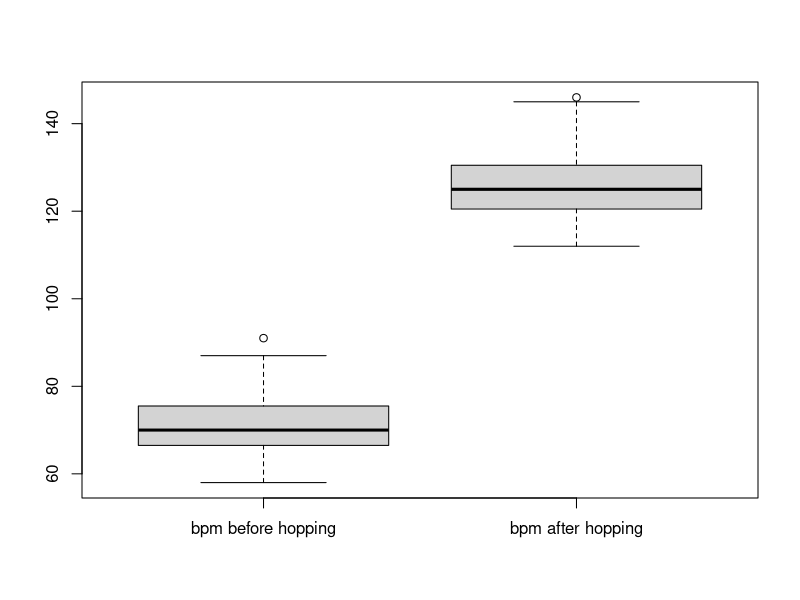
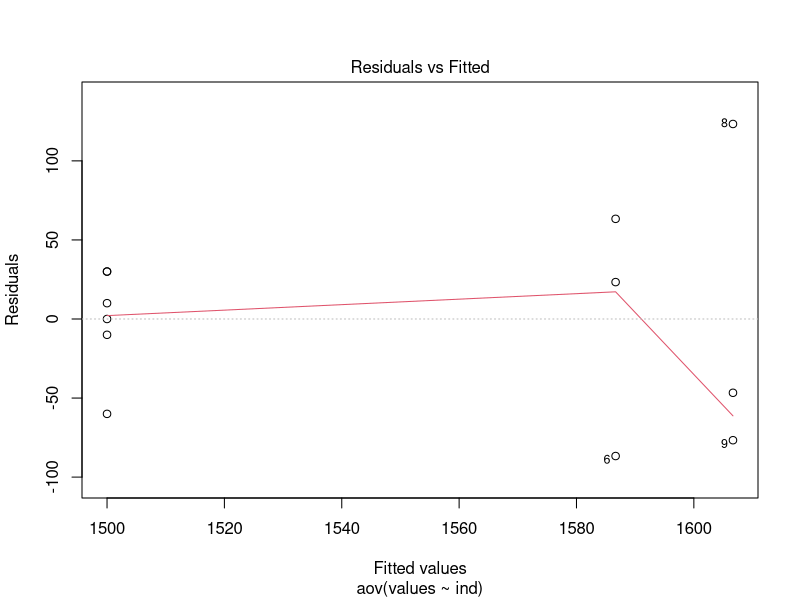
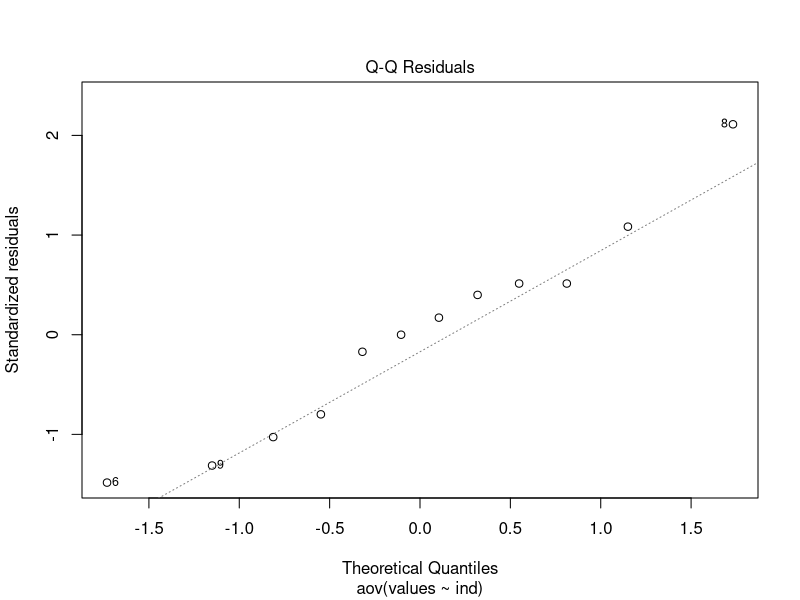
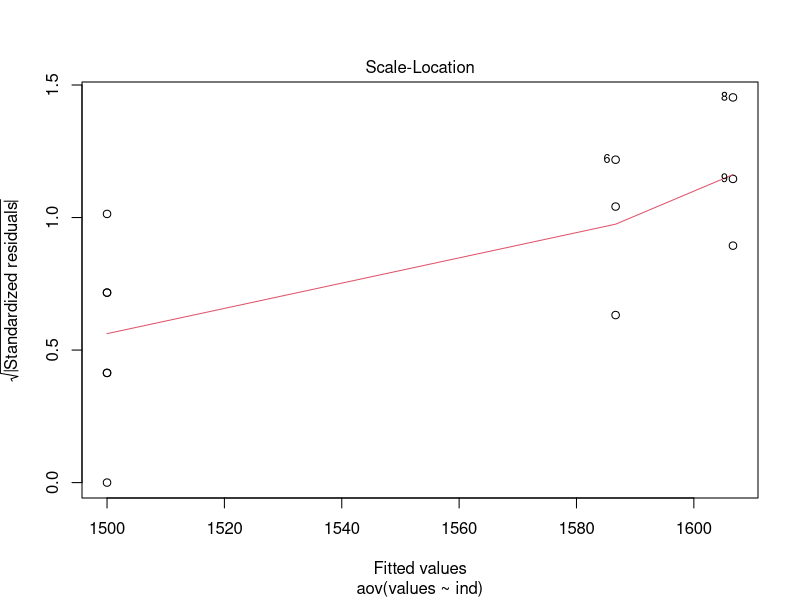
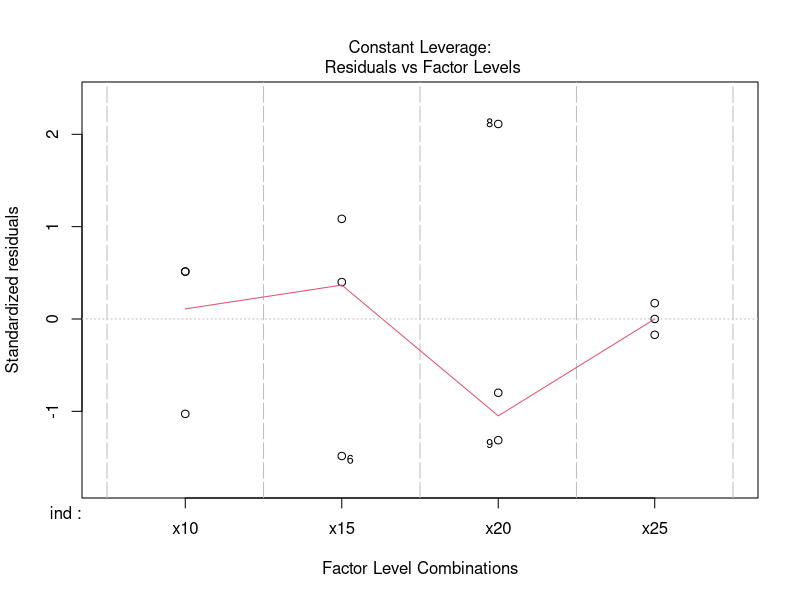
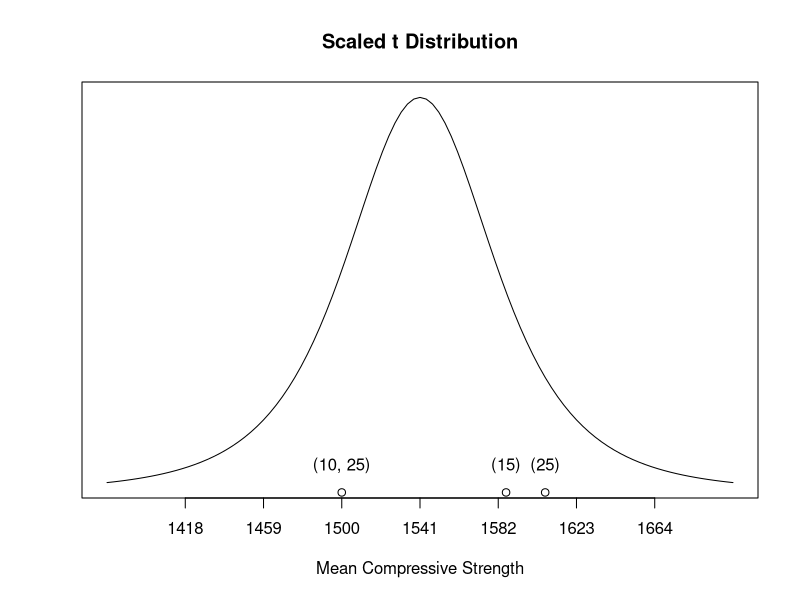

These figures' R source, in order:
## ---- chunk 1
knitr::opts_chunk$set(echo = TRUE)
library(stats)
## ---- chunk 2
island_data <- read.csv("101b_Island_HW1.csv", header = TRUE)
island_data
## ---- chunk 3
t.test(island_data$pulse.after.in.bpm, island_data$pulse.before.in.bpm, paired = TRUE)
## ---- chunk 4
boxplot(island_data$pulse.before.in.bpm, island_data$pulse.after.in.bpm, xaxt = "n")
axis(1, at = 1:2, labels = c("bpm before hopping","bpm after hopping"))
## ---- chunk 5
t.test(island_data$pulse.before.in.bpm ~ island_data$gender)
t.test(island_data$pulse.after.in.bpm ~ island_data$gender)
## ---- chunk 6
m_diff <- 11.5
df <- 24
t_stat <- -1.88
p_val <- 0.0723
## ---- chunk 7
SE <- abs(m_diff / t_stat)
SE
## ---- chunk 8
confint_num <- 2.064
ci_lower <- -1 * m_diff - confint_num * SE
ci_upper <- -1 * m_diff + confint_num * SE
confint <- c(ci_lower, ci_upper)
confint
## ---- chunk 9
machine1 <- c(16.03, 16.04, 16.05, 16.05, 16.02, 16.01, 15.96, 15.98, 16.02, 15.99)
machine2 <- c(16.02, 15.97, 15.96, 16.01, 15.99, 16.03, 16.04, 16.02, 16.01, 16.00)
mean1 <- mean(machine1)
mean2 <- mean(machine2)
sd1 <- 0.015
sd2 <- 0.018
n <- 10

z <- ( mean1 - mean2 ) / ( sqrt( (sd1^2 / n) + (sd2^2 / n) ) )
z
## ---- chunk 10
confint_d_lower <- ( mean1 - mean2 ) - 1.96 * sqrt( (sd1^2 / n) + (sd2^2 / n) )
confint_d_upper <- ( mean1 - mean2 ) + 1.96 * sqrt( (sd1^2 / n) + (sd2^2 / n) )
confint_d <- c(confint_d_lower, confint_d_upper)
confint_d
## ---- chunk 11
mydata <- data.frame("x10" = c(1530, 1530, 1440),
                 "x15" = c(1610, 1650, 1500),
                 "x20" = c(1560, 1730, 1530),
                 "x25" = c(1500, 1490, 1510)
                 )
df_aov <- aov(values ~ ind, data = stack(mydata))
summary(df_aov)
## ---- chunk 12
plot(df_aov)
## ---- chunk 13
curve(dt(x, df = 3), from = -4, to = 4, type = "l", ylab = " ", yaxt = "n", xaxt = "n", xlab= "Mean Compressive Strength", main = "Scaled t Distribution")
axis(1, at = -3:3, labels = c(1418, 1459, 1500, 1541, 1582, 1623, 1664))
points(x = c(-1, 1.1, 1.6), y = c(0,0, 0))
points(x = c(-1, 1.1, 1.6), y = c(0.025, 0.025 ,0.025), col = "white")
text(c(-1, 1.1, 1.6), c(0.025, 0.025 ,0.025), c("(10, 25)", "(15)", "(25)"))
